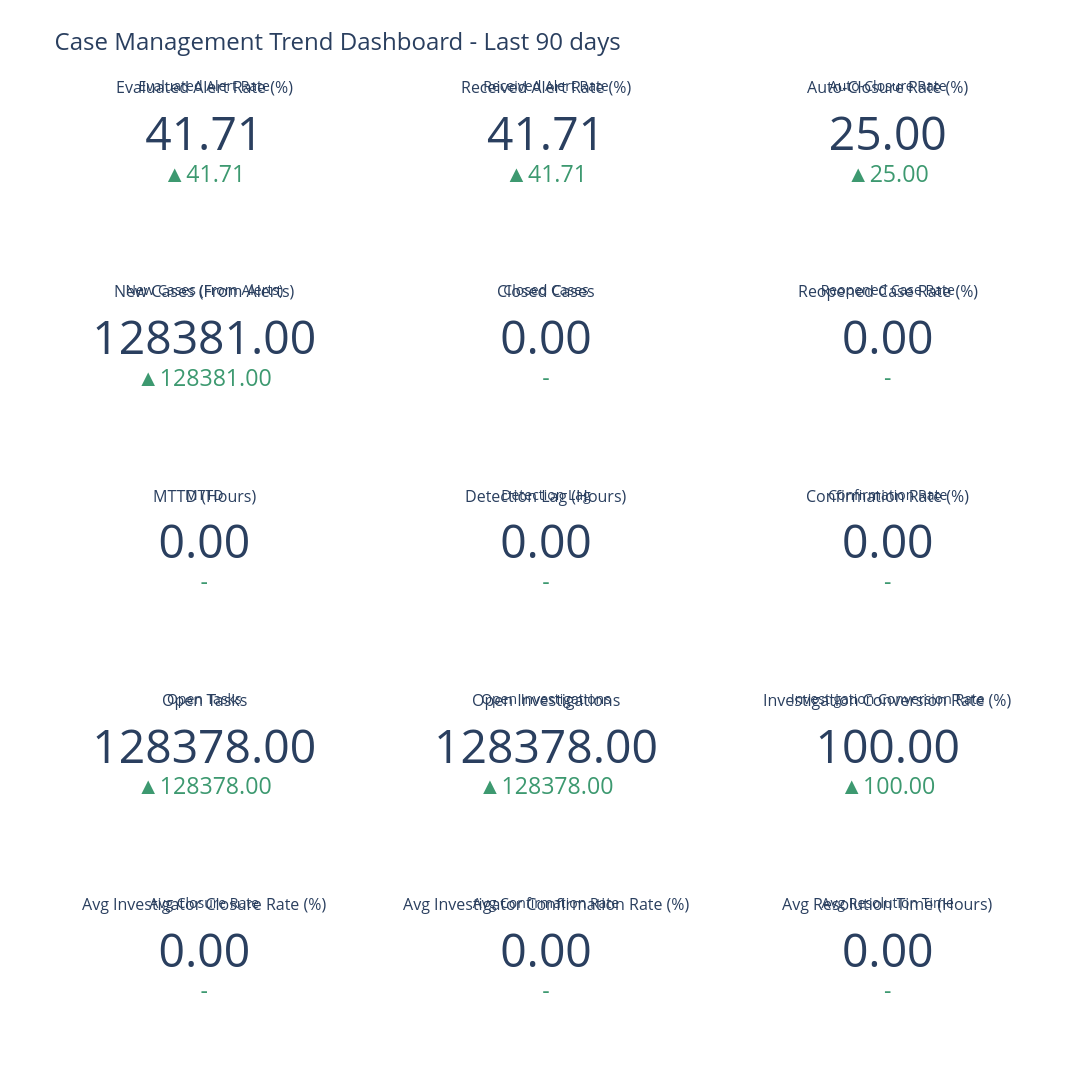

Notebook cell for this chart:
### Markdown cell above
## 8. Trend Visualizations

### Code cell
def create_kpi_card(value, previous_value, title, format_type="number", inverted=False):
    """Create KPI card with trend indicator using Plotly Indicator"""
    
    trend_symbol, trend_color = get_trend_indicator(value, previous_value, threshold=5)
    
    # Invert color logic for metrics where lower is better
    if inverted and trend_symbol == "↑":
        trend_color = "red"
    elif inverted and trend_symbol == "↓":
        trend_color = "green"
    
    if format_type == "percentage":
        display_value = f"{value:.2f}%"
        delta_value = f"{value - previous_value:.2f}%"
    elif format_type == "hours":
        display_value = f"{value:.1f}h"
        delta_value = f"{value - previous_value:.1f}h"
    elif format_type == "days":
        display_value = f"{value:.1f}d"
        delta_value = f"{value - previous_value:.1f}d"
    else:
        display_value = f"{value:.0f}"
        delta_value = f"{value - previous_value:.0f}"
    
    return go.Indicator(
        mode="number+delta",
        value=value,
        title={"text": title, "font": {"size": 14}},
        number={"valueformat": ".2f"},
        delta={
            "reference": previous_value,
            "valueformat": ".2f",
            "relative": False,
            "font": {"color": trend_color}
        },
        domain={"x": [0, 1], "y": [0, 1]}
    )

# Create comprehensive KPI dashboard with trend indicators
print("\n" + "="*80)
print("GENERATING KPI TREND VISUALIZATIONS")
print("="*80)

fig = make_subplots(
    rows=5, cols=3,
    subplot_titles=(
        "Evaluated Alert Rate (%)", "Received Alert Rate (%)", "Auto-Closure Rate (%)",
        "New Cases (From Alerts)", "Closed Cases", "Reopened Case Rate (%)",
        "MTTD (Hours)", "Detection Lag (Hours)", "Confirmation Rate (%)",
        "Open Tasks", "Open Investigations", "Investigation Conversion Rate (%)",
        "Avg Investigator Closure Rate (%)", "Avg Investigator Confirmation Rate (%)", "Avg Resolution Time (Hours)"
    ),
    specs=[[{"type": "indicator"}, {"type": "indicator"}, {"type": "indicator"}],
           [{"type": "indicator"}, {"type": "indicator"}, {"type": "indicator"}],
           [{"type": "indicator"}, {"type": "indicator"}, {"type": "indicator"}],
           [{"type": "indicator"}, {"type": "indicator"}, {"type": "indicator"}],
           [{"type": "indicator"}, {"type": "indicator"}, {"type": "indicator"}]],
    vertical_spacing=0.12,
    horizontal_spacing=0.1
)

# Row 1: Alert Metrics
fig.add_trace(
    create_kpi_card(
        alert_metrics['evaluated_alert_rate_current'],
        alert_metrics['evaluated_alert_rate_prev'],
        "Evaluated Alert Rate"
    ),
    row=1, col=1
)

fig.add_trace(
    create_kpi_card(
        alert_metrics['received_alert_rate_current'],
        alert_metrics['received_alert_rate_prev'],
        "Received Alert Rate"
    ),
    row=1, col=2
)

fig.add_trace(
    create_kpi_card(
        alert_metrics['auto_closure_rate_current'],
        alert_metrics['auto_closure_rate_prev'],
        "Auto-Closure Rate"
    ),
    row=1, col=3
)

# Row 2: Case Inventory
fig.add_trace(
    create_kpi_card(
        case_inventory['cases_from_alerts_current'],
        case_inventory['cases_from_alerts_prev'],
        "New Cases (From Alerts)",
        format_type="number"
    ),
    row=2, col=1
)

fig.add_trace(
    create_kpi_card(
        case_inventory['closed_cases_current'],
        case_inventory['closed_cases_prev'],
        "Closed Cases",
        format_type="number"
    ),
    row=2, col=2
)

fig.add_trace(
    create_kpi_card(
        case_inventory['reopened_rate_current'],
        case_inventory['reopened_rate_prev'],
        "Reopened Case Rate",
        format_type="percentage",
        inverted=True
    ),
    row=2, col=3
)

# Row 3: Resolution Time
fig.add_trace(
    create_kpi_card(
        resolution_metrics['mttd_hours_current'],
        resolution_metrics['mttd_hours_prev'],
        "MTTD",
        format_type="hours",
        inverted=True
    ),
    row=3, col=1
)

fig.add_trace(
    create_kpi_card(
        resolution_metrics['detection_lag_hours_current'],
        resolution_metrics['detection_lag_hours_prev'],
        "Detection Lag",
        format_type="hours",
        inverted=True
    ),
    row=3, col=2
)

fig.add_trace(
    create_kpi_card(
        investigation_metrics['confirmation_rate_current'],
        investigation_metrics['confirmation_rate_prev'],
        "Confirmation Rate",
        format_type="percentage"
    ),
    row=3, col=3
)

# Row 4: Investigation Metrics
fig.add_trace(
    create_kpi_card(
        investigation_metrics['open_tasks_current'],
        investigation_metrics['open_tasks_prev'],
        "Open Tasks",
        format_type="number"
    ),
    row=4, col=1
)

fig.add_trace(
    create_kpi_card(
        investigation_metrics['open_investigations_current'],
        0,
        "Open Investigations",
        format_type="number"
    ),
    row=4, col=2
)

fig.add_trace(
    create_kpi_card(
        investigation_metrics['investigation_conversion_rate_current'],
        0,
        "Investigation Conversion Rate",
        format_type="percentage"
    ),
    row=4, col=3
)

# Row 5: Investigator Productivity
avg_closure_rate = productivity_metrics['investigator_workload'].agg(
    F.avg("closure_rate")
).collect()[0][0] or 0

avg_confirmation_rate = productivity_metrics['investigator_workload'].agg(
    F.avg("confirmation_rate")
).collect()[0][0] or 0

avg_resolution_time = productivity_metrics['investigator_workload'].agg(
    F.avg("avg_resolution_hours")
).collect()[0][0] or 0

fig.add_trace(
    create_kpi_card(
        avg_closure_rate,
        0,
        "Avg Closure Rate",
        format_type="percentage"
    ),
    row=5, col=1
)

fig.add_trace(
    create_kpi_card(
        avg_confirmation_rate,
        0,
        "Avg Confirmation Rate",
        format_type="percentage"
    ),
    row=5, col=2
)

fig.add_trace(
    create_kpi_card(
        avg_resolution_time,
        0,
        "Avg Resolution Time",
        format_type="hours",
        inverted=True
    ),
    row=5, col=3
)

fig.update_layout(
    title_text=f"Case Management Trend Dashboard - {selected_period}",
    title_font_size=24,
    height=1400,
    width=1600,
    showlegend=False
)

fig.show()

print("\n✓ KPI trend dashboard generated")
print("="*80)

### Figure 1 — Plotly figure (JSON) as saved in the notebook; plotly's stock layout.template omitted (floating-point values rounded to 4 significant figures)
{"data": [{"delta": {"font": {"color": "gray"}, "reference": 0, "relative": false, "valueformat": ".2f"}, "domain": {"x": [0, 0.2667], "y": [0.896, 1]}, "mode": "number+delta", "number": {"valueformat": ".2f"}, "title": {"font": {"size": 14}, "text": "Evaluated Alert Rate"}, "type": "indicator", "value": 41.71}, {"delta": {"font": {"color": "gray"}, "reference": 0, "relative": false, "valueformat": ".2f"}, "domain": {"x": [0.3667, 0.6333], "y": [0.896, 1]}, "mode": "number+delta", "number": {"valueformat": ".2f"}, "title": {"font": {"size": 14}, "text": "Received Alert Rate"}, "type": "indicator", "value": 41.71}, {"delta": {"font": {"color": "gray"}, "reference": 0, "relative": false, "valueformat": ".2f"}, "domain": {"x": [0.7333, 1], "y": [0.896, 1]}, "mode": "number+delta", "number": {"valueformat": ".2f"}, "title": {"font": {"size": 14}, "text": "Auto-Closure Rate"}, "type": "indicator", "value": 25.0}, {"delta": {"font": {"color": "gray"}, "reference": 0, "relative": false, "valueformat": ".2f"}, "domain": {"x": [0, 0.2667], "y": [0.672, 0.776]}, "mode": "number+delta", "number": {"valueformat": ".2f"}, "title": {"font": {"size": 14}, "text": "New Cases (From Alerts)"}, "type": "indicator", "value": 128381}, {"delta": {"font": {"color": "gray"}, "reference": 0, "relative": false, "valueformat": ".2f"}, "domain": {"x": [0.3667, 0.6333], "y": [0.672, 0.776]}, "mode": "number+delta", "number": {"valueformat": ".2f"}, "title": {"font": {"size": 14}, "text": "Closed Cases"}, "type": "indicator", "value": 0}, {"delta": {"font": {"color": "gray"}, "reference": 0, "relative": false, "valueformat": ".2f"}, "domain": {"x": [0.7333, 1], "y": [0.672, 0.776]}, "mode": "number+delta", "number": {"valueformat": ".2f"}, "title": {"font": {"size": 14}, "text": "Reopened Case Rate"}, "type": "indicator", "value": 0}, {"delta": {"font": {"color": "gray"}, "reference": 0, "relative": false, "valueformat": ".2f"}, "domain": {"x": [0, 0.2667], "y": [0.448, 0.552]}, "mode": "number+delta", "number": {"valueformat": ".2f"}, "title": {"font": {"size": 14}, "text": "MTTD"}, "type": "indicator", "value": 0}, {"delta": {"font": {"color": "gray"}, "reference": 0, "relative": false, "valueformat": ".2f"}, "domain": {"x": [0.3667, 0.6333], "y": [0.448, 0.552]}, "mode": "number+delta", "number": {"valueformat": ".2f"}, "title": {"font": {"size": 14}, "text": "Detection Lag"}, "type": "indicator", "value": 0}, {"delta": {"font": {"color": "gray"}, "reference": 0, "relative": false, "valueformat": ".2f"}, "domain": {"x": [0.7333, 1], "y": [0.448, 0.552]}, "mode": "number+delta", "number": {"valueformat": ".2f"}, "title": {"font": {"size": 14}, "text": "Confirmation Rate"}, "type": "indicator", "value": 0}, {"delta": {"font": {"color": "gray"}, "reference": 0, "relative": false, "valueformat": ".2f"}, "domain": {"x": [0, 0.2667], "y": [0.224, 0.328]}, "mode": "number+delta", "number": {"valueformat": ".2f"}, "title": {"font": {"size": 14}, "text": "Open Tasks"}, "type": "indicator", "value": 128378}, {"delta": {"font": {"color": "gray"}, "reference": 0, "relative": false, "valueformat": ".2f"}, "domain": {"x": [0.3667, 0.6333], "y": [0.224, 0.328]}, "mode": "number+delta", "number": {"valueformat": ".2f"}, "title": {"font": {"size": 14}, "text": "Open Investigations"}, "type": "indicator", "value": 128378}, {"delta": {"font": {"color": "gray"}, "reference": 0, "relative": false, "valueformat": ".2f"}, "domain": {"x": [0.7333, 1], "y": [0.224, 0.328]}, "mode": "number+delta", "number": {"valueformat": ".2f"}, "title": {"font": {"size": 14}, "text": "Investigation Conversion Rate"}, "type": "indicator", "value": 100.0}, {"delta": {"font": {"color": "gray"}, "reference": 0, "relative": false, "valueformat": ".2f"}, "domain": {"x": [0, 0.2667], "y": [0, 0.104]}, "mode": "number+delta", "number": {"valueformat": ".2f"}, "title": {"font": {"size": 14}, "text": "Avg Closure Rate"}, "type": "indicator", "value": 0}, {"delta": {"font": {"color": "gray"}, "reference": 0, "relative": false, "valueformat": ".2f"}, "domain": {"x": [0.3667, 0.6333], "y": [0, 0.104]}, "mode": "number+delta", "number": {"valueformat": ".2f"}, "title": {"font": {"size": 14}, "text": "Avg Confirmation Rate"}, "type": "indicator", "value": 0}, {"delta": {"font": {"color": "gray"}, "reference": 0, "relative": false, "valueformat": ".2f"}, "domain": {"x": [0.7333, 1], "y": [0, 0.104]}, "mode": "number+delta", "number": {"valueformat": ".2f"}, "title": {"font": {"size": 14}, "text": "Avg Resolution Time"}, "type": "indicator", "value": 0}], "layout": {"annotations": [{"font": {"size": 16}, "showarrow": false, "text": "Evaluated Alert Rate (%)", "x": 0.1333, "xanchor": "center", "xref": "paper", "y": 1, "yanchor": "bottom", "yref": "paper"}, {"font": {"size": 16}, "showarrow": false, "text": "Received Alert Rate (%)", "x": 0.5, "xanchor": "center", "xref": "paper", "y": 1, "yanchor": "bottom", "yref": "paper"}, {"font": {"size": 16}, "showarrow": false, "text": "Auto-Closure Rate (%)", "x": 0.8667, "xanchor": "center", "xref": "paper", "y": 1, "yanchor": "bottom", "yref": "paper"}, {"font": {"size": 16}, "showarrow": false, "text": "New Cases (From Alerts)", "x": 0.1333, "xanchor": "center", "xref": "paper", "y": 0.776, "yanchor": "bottom", "yref": "paper"}, {"font": {"size": 16}, "showarrow": false, "text": "Closed Cases", "x": 0.5, "xanchor": "center", "xref": "paper", "y": 0.776, "yanchor": "bottom", "yref": "paper"}, {"font": {"size": 16}, "showarrow": false, "text": "Reopened Case Rate (%)", "x": 0.8667, "xanchor": "center", "xref": "paper", "y": 0.776, "yanchor": "bottom", "yref": "paper"}, {"font": {"size": 16}, "showarrow": false, "text": "MTTD (Hours)", "x": 0.1333, "xanchor": "center", "xref": "paper", "y": 0.552, "yanchor": "bottom", "yref": "paper"}, {"font": {"size": 16}, "showarrow": false, "text": "Detection Lag (Hours)", "x": 0.5, "xanchor": "center", "xref": "paper", "y": 0.552, "yanchor": "bottom", "yref": "paper"}, {"font": {"size": 16}, "showarrow": false, "text": "Confirmation Rate (%)", "x": 0.8667, "xanchor": "center", "xref": "paper", "y": 0.552, "yanchor": "bottom", "yref": "paper"}, {"font": {"size": 16}, "showarrow": false, "text": "Open Tasks", "x": 0.1333, "xanchor": "center", "xref": "paper", "y": 0.328, "yanchor": "bottom", "yref": "paper"}, {"font": {"size": 16}, "showarrow": false, "text": "Open Investigations", "x": 0.5, "xanchor": "center", "xref": "paper", "y": 0.328, "yanchor": "bottom", "yref": "paper"}, {"font": {"size": 16}, "showarrow": false, "text": "Investigation Conversion Rate (%)", "x": 0.8667, "xanchor": "center", "xref": "paper", "y": 0.328, "yanchor": "bottom", "yref": "paper"}, {"font": {"size": 16}, "showarrow": false, "text": "Avg Investigator Closure Rate (%)", "x": 0.1333, "xanchor": "center", "xref": "paper", "y": 0.104, "yanchor": "bottom", "yref": "paper"}, {"font": {"size": 16}, "showarrow": false, "text": "Avg Investigator Confirmation Rate (%)", "x": 0.5, "xanchor": "center", "xref": "paper", "y": 0.104, "yanchor": "bottom", "yref": "paper"}, {"font": {"size": 16}, "showarrow": false, "text": "Avg Resolution Time (Hours)", "x": 0.8667, "xanchor": "center", "xref": "paper", "y": 0.104, "yanchor": "bottom", "yref": "paper"}], "height": 1400, "showlegend": false, "title": {"font": {"size": 24}, "text": "Case Management Trend Dashboard - Last 90 days"}, "width": 1600}}
